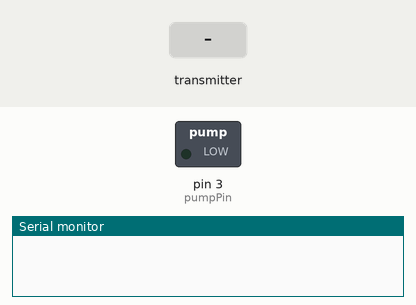
The sketch below on a simulated Arduino Uno, built with avr-gcc and run on an emulated ATmega328P. Shown: switched loads named in the sketch (green lamp = pin HIGH), the last lines printed to the serial monitor. Dashed ring = blinking. The test bench sets the inputs (shaded band). No radio packets arrive unless stated.

Above: at 1.2 s.
1.3 s: the transmitter starts sending OnOff = 1
At 2.1 s:
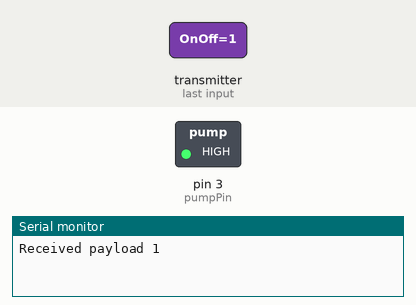
4.3 s: the transmitter starts sending OnOff = 0
At 5.0 s:
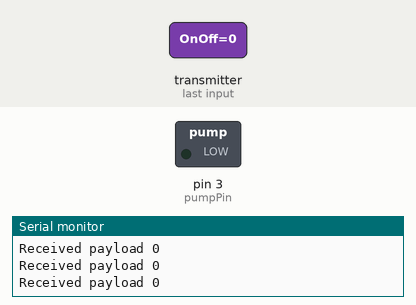
Timing chart, 0 to 7.3 s (numbered marks = the images above; inputs shaded):
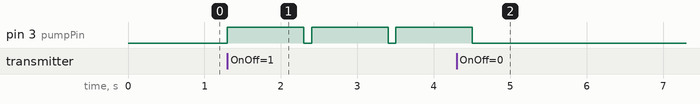

The sketch:

turnOnOff_RF.ino
```cpp
/*
   Dec 2014 - TMRh20 - Updated
   Derived from examples by J. Coliz <maniacbug@ymail.com>
*/
/**
 * Example for efficient call-response using ack-payloads
 *
 * This example continues to make use of all the normal functionality of the radios including
 * the auto-ack and auto-retry features, but allows ack-payloads to be written optionlly as well.
 * This allows very fast call-response communication, with the responding radio never having to
 * switch out of Primary Receiver mode to send back a payload, but having the option to switch to
 * primary transmitter if wanting to initiate communication instead of respond to a commmunication.
 */


/*
  PINOUTS
  http://docs.spark.io/#/firmware/communication-spi
  http://maniacbug.wordpress.com/2011/11/02/getting-started-rf24/

  SPARK CORE    SHIELD SHIELD    NRF24L01+
  GND           GND              1 (GND)
  3V3 (3.3V)    3.3V             2 (3V3)
  D6 (CSN)      9  (D6)          3 (CE)
  A2 (SS)       10 (SS)          4 (CSN)
  A3 (SCK)      13 (SCK)         5 (SCK)
  A5 (MOSI)     11 (MOSI)        6 (MOSI)
  A4 (MISO)     12 (MISO)        7 (MISO)

  NOTE: Also place a 10-100uF cap across the power inputs of
        the NRF24L01+.  I/O o fthe NRF24 is 5V tolerant, but
        do NOT connect more than 3.3V to pin 1!!!
 */


/**************PUMP NODE SETTINGS****************************/

#include <SPI.h>
#include <printf.h>
#include "nRF24L01.h"
#include "RF24.h"
//function to initiate radio device with radio(CE pin,CS pin)
RF24 radio(9, 10);


/****************** User Config ***************************/
/***      Set this radio as radio number 0 or 1         ***/

int OnOff=0;
int cnt=0;
const int pumpPin = 3;    // connected to the base of the transistor

byte addresses[][6] = {"Pump","Contr"};
byte counter = 1;                                                          // A single byte to keep track of the data being sent back and forth


void setup(){

  Serial.begin(115200);

  pinMode(pumpPin, OUTPUT);


  radio.begin();

  radio.setPALevel(RF24_PA_LOW);


  //radio.enableAckPayload();                     // Allow optional ack payloads
  //radio.enableDynamicPayloads();                // Ack payloads are dynamic payloads

  radio.openWritingPipe(addresses[1]);        // Both radios listen on the same pipes by default, but opposite addresses
  radio.openReadingPipe(1,addresses[0]);      // Open a reading pipe on address 0, pipe 1

  radio.startListening();                       // Start listening
  //radio.writeAckPayload(1,&counter,1);          // Pre-load an ack-paylod into the FIFO buffer for pipe 1

   // Start the radio listening for data
  radio.startListening();


  //Print debug info
  radio.printDetails();
}

void loop(void) {


 if( radio.available()){

      while (radio.available()) {                                   // While there is data ready
        radio.read( &OnOff, sizeof(OnOff) );             // Get the payload
      }
       Serial.print(F("Received payload "));Serial.println(OnOff,DEC);
      digitalWrite(pumpPin, HIGH);
      delay(OnOff*1000);
      digitalWrite(pumpPin, LOW);
       delay(100);
   }


}
```

Measured:
- after the input at 1.3 s, pin 3 (pumpPin): alternates HIGH for 1.0 s and LOW for 0.10 s, starting at once
- after the input at 4.3 s, pin 3 (pumpPin): goes on until 4.5 s, then stays LOW
